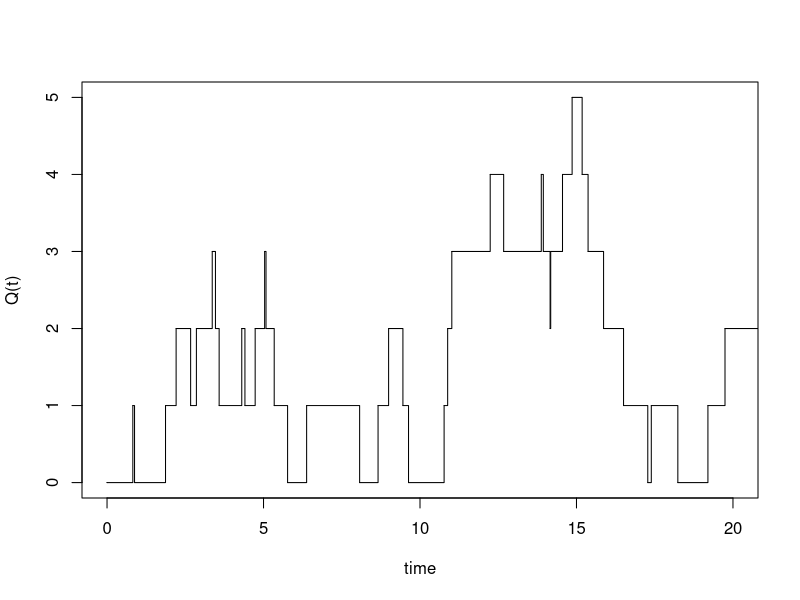

Source code (R):
## ---- chunk 1
#' Sample a queue by returning arrival, departure and waiting times
#' @param lambda rate of interarrivals
#' @param mu rate of service
#' @param n number of customers to sample
#' @param t end time
#'
#' @details Exactly one of n and t must be non-null.
#'
#' @returns a list of numeric.vectors names arrivals, departures, waits
SampleQueue <- function(lambda, mu, n=NULL, t=NULL)
{
  if (is.null(n) & is.null(t))
    stop("One of n and t must be non-null")

  if (!is.null(n) & !is.null(t))
    stop("One of n and t must be null")

  # if time has been specified, we draw interarrivals until n people have arrived
  if (is.null(n)) {
    guess_n <- round(t)/lambda
    interarrivals <- rexp(guess_n, rate=lambda)
    while(sum(interarrivals) < t)
      interarrivals <- c(interarrivals, rexp(guess_n, rate=lambda))

    # we may have gone far beyond t
    n <- min(which(cumsum(interarrivals) > t))
    interarrivals <- interarrivals[1:n]
  } else
    interarrivals <- rexp(n, rate=lambda)

  services <- rexp(n, rate=mu)

  # now compute arrivals, departures, and waits
  arrivals <- cumsum(interarrivals)
  waits <- rep(0, n)
  departures <- rep(0, n)
  departures[1] <- arrivals[1] + services[1]
  for (i in 2:n) {
    waits[i] <- max(0, departures[i-1] - arrivals[i])
    departures[i] <- arrivals[i] + waits[i] + services[i]
  }

  return (list(arrivals=arrivals,
               departures=departures,
               waits=waits))
}
## ---- chunk 2
WaitingTimes <- function(n, lambda, mu)
{
  return (SampleQueue(lambda, mu, n=n)$waits)
}

# first sample
WaitingTimes(n=10, lambda=1, mu=1)
# second sample
WaitingTimes(n=10, lambda=1, mu=1)
## ---- chunk 3
library(dplyr)
PlotQueue <- function(t, lambda, mu)
{
  sq <- SampleQueue(lambda, mu, t=t)
  arrivals <- sq$arrivals
  departures <- sq$departures



  # Create a data.frames of times and the increment to Q(t).
  plot_d <- data.frame(time=c(arrivals,
                              departures),
                       increment=c(rep(1, length(arrivals)),
                                   rep(-1, length(departures)))) %>%
            dplyr::arrange(time)

  times <- plot_d$time
  increments <- plot_d$increment

  # go through and plot point by point
  # might be a little slow, but the code is simple
  m <- matrix(rep(0, 6), nrow=3)
  rownames(m) <- c("current_point", "next_point", "next_next_point")
  colnames(m) <- c("time", "Q")

  # initialize plot
  plot(c(0,0),c(0,0), xlim=c(0, t), ylim=c(0, max(cumsum(increments))), type="l",
       xlab="time", ylab="Q(t)")
  # fill in steps
  for (i in 1:nrow(plot_d)) {
    m["next_point",] <- c(times[i], m["current_point", "Q"])
    m["next_next_point",] <- c(times[i], m["current_point", "Q"] + increments[i])

    lines(m[,"time"], m[,"Q"])
    m["current_point",] <- m["next_next_point",]
  }
}

# show plot and the data.frame define in PlotQueueu
PlotQueue(20, 1, 1)
## ---- chunk 4
lambda <- 1
mu <- 1
c <- 1

# Here's the formula from (a)
true_W2 <- lambda/(mu+lambda)*exp(-mu*c)
print(true_W2)

# Monte Carlo
n_samples <- 10000
total <- 0
for (i in 1:n_samples) {
  wt <- WaitingTimes(n=2, lambda=lambda, mu=mu)[2]
  total <- total + as.numeric(wt > c)
}
estimate_W2 <- total/n_samples
print(estimate_W2)
## ---- chunk 5
lambda <- 1
mu <- 1
c <- 1

# Monte Carlo
n_samples <- 10000
total <- 0
for (i in 1:n_samples) {
  wt <- WaitingTimes(n=100, lambda=lambda, mu=mu)[100]
  total <- total + as.numeric(wt > c)
}
estimate_W2 <- total/n_samples
print(estimate_W2)
